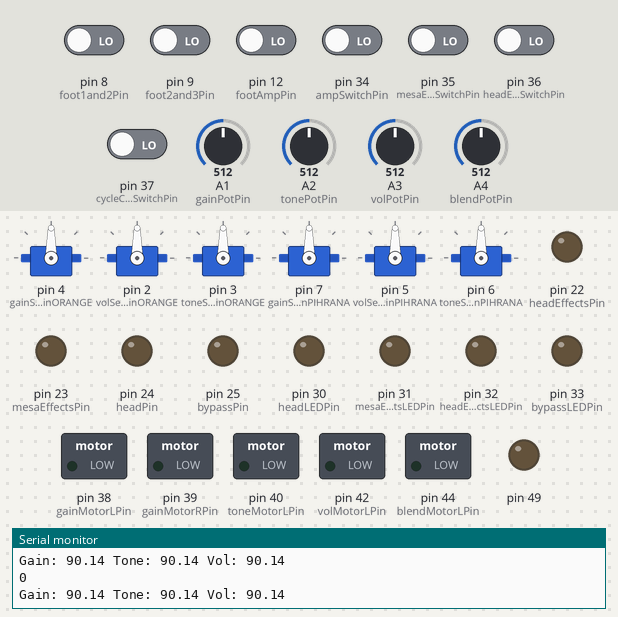
The sketch below on a simulated Arduino Mega 2560, built with avr-gcc and run on an emulated ATmega2560. Shown: 6 × servo, switched loads named in the sketch (green lamp = pin HIGH), output pins drawn as LEDs (lit = HIGH), the last lines printed to the serial monitor. Inputs (shaded band) come from the test bench; at power-on: pin 8 (foot1and2Pin), pin 9 (foot2and3Pin), pin 12 (footAmpPin), pin 34 (ampSwitchPin), pin 35 (mesaEffectsSwitchPin), pin 36 (headEffectsSwitchPin), pin 37 (cycleChannelSwitchPin) LOW, A1 (gainPotPin) = 512, A2 (tonePotPin) = 512, A3 (volPotPin) = 512, A4 (blendPotPin) = 512.

Above: at 1.2 s.
1.3 s: pin 9 (foot2and3Pin) driven HIGH
At 2.8 s:
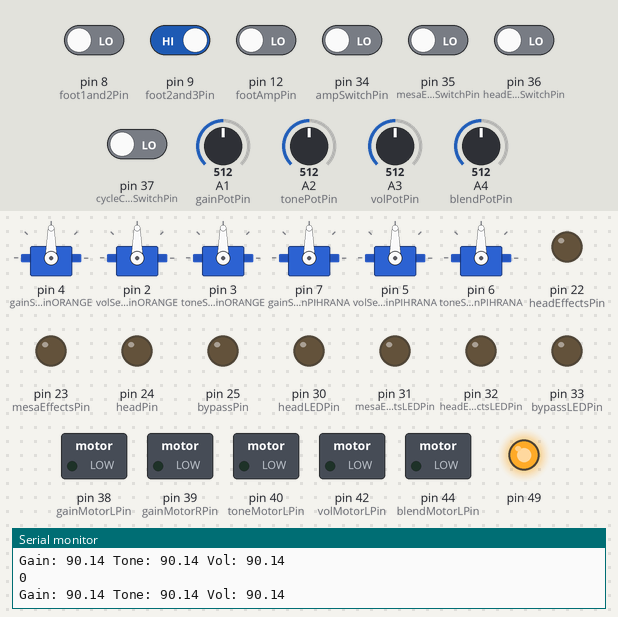
3.6 s: A1 (gainPotPin) set to 556
At 3.9 s:
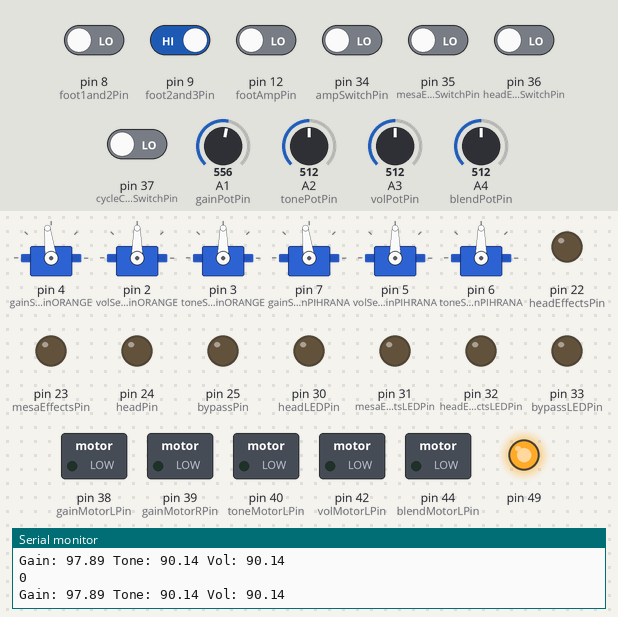
6.6 s: A1 (gainPotPin) set to 585
At 7.5 s:
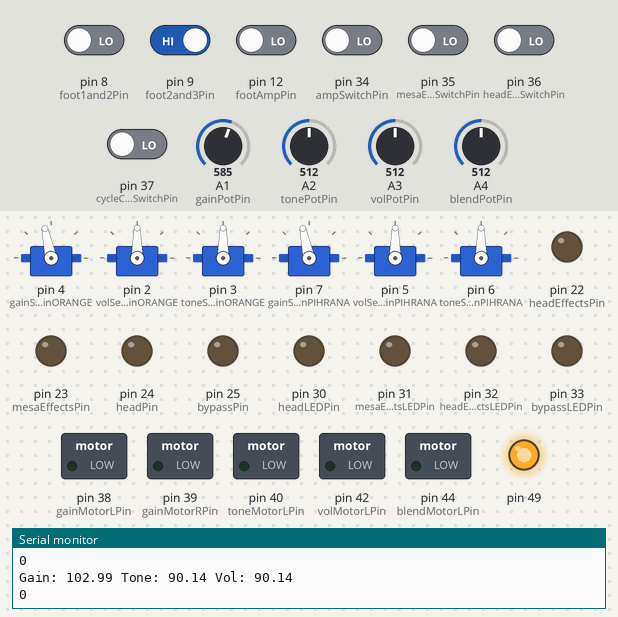
8.1 s: pin 8 (foot1and2Pin) driven HIGH
At 9.3 s:
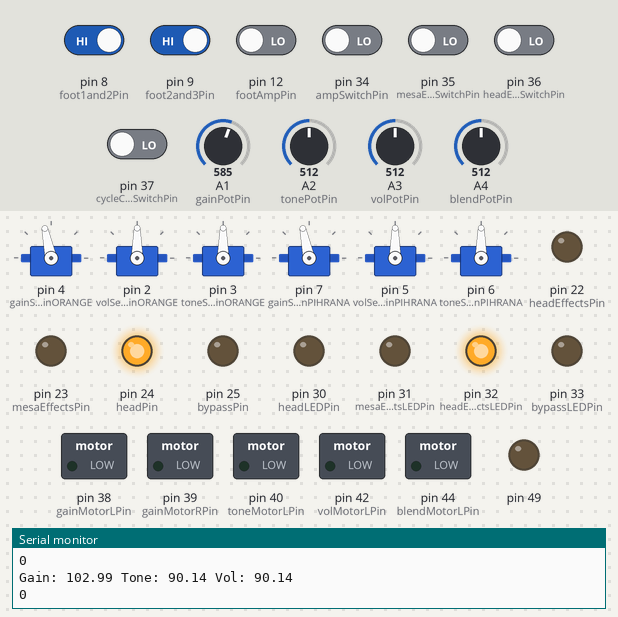
10.4 s: A2 (tonePotPin) set to 558
At 11.8 s:
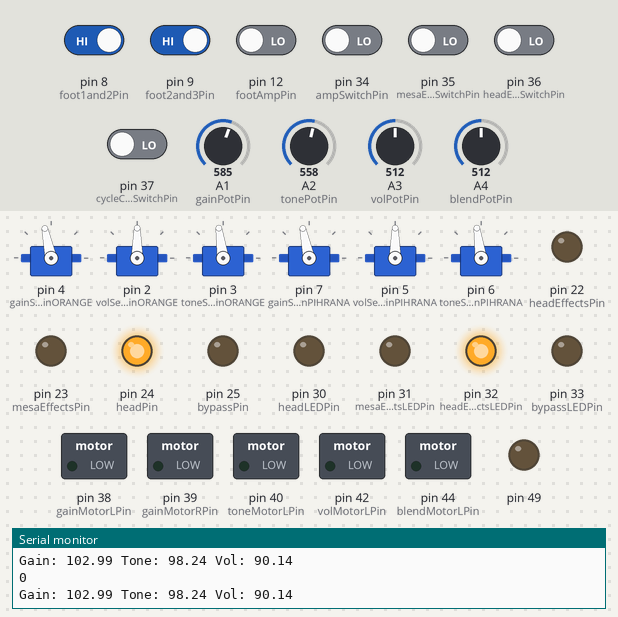
13.4 s: A2 (tonePotPin) set to 580
At 14.0 s:
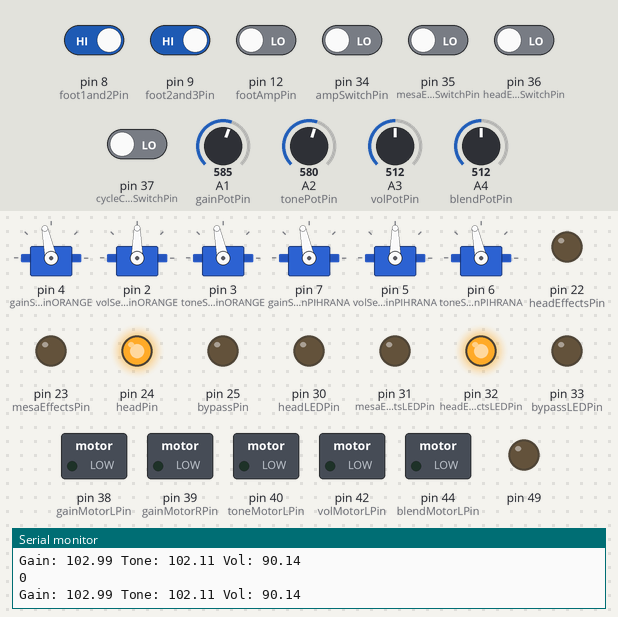
Timing chart, 0 to 15.9 s (numbered marks = the images above; inputs shaded):
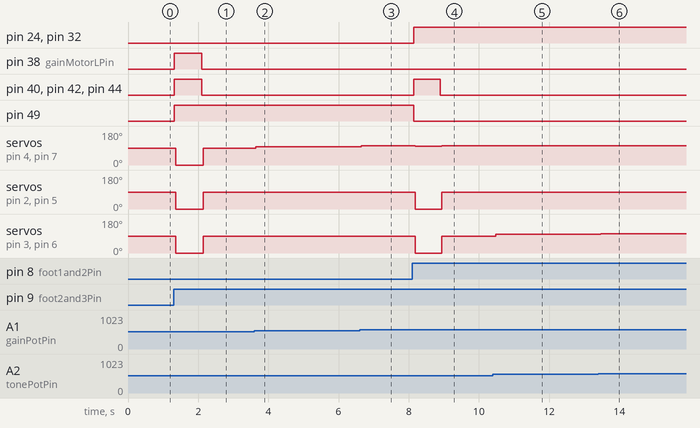

Measured:
- after the input at 1.3 s, pin 38 (gainMotorLPin), pin 40 (toneMotorLPin): LOW → HIGH at once, → LOW 0.78 s later
- after the input at 3.6 s, servo on pin 4 (gainServoPinORANGE), servo on pin 7 (gainServoPinPIHRANA): 90° → 97° at once
- after the input at 6.6 s, servo on pin 4 (gainServoPinORANGE), servo on pin 7 (gainServoPinPIHRANA): 97° → 102° at once
- after the input at 8.1 s, pin 24 (headPin), pin 32 (headEffectsLEDPin): LOW → HIGH at once
- after the input at 10.4 s, servo on pin 3 (toneServoPinORANGE), servo on pin 6 (toneServoPinPIHRANA): 90° → 98° after 0.08 s
- after the input at 13.4 s, servo on pin 3 (toneServoPinORANGE), servo on pin 6 (toneServoPinPIHRANA): 98° → 102° after 0.08 s

The sketch:

Main.ino
```cpp
    #include <Arduino.h>
    #include <AmpChannel.cpp>
    #include <Servo.h>
    #include <elapsedMillis.h>
    #include <EEPROM.h>

    elapsedMillis timer0;

    #define interval 750
    // the interval in mS

 AmpChannel curChannel;
 AmpChannel channel1;
 AmpChannel channel2;
 AmpChannel channel3;
// int numOfChannels = 3;
 AmpChannel channels[3];

 Servo gainServoORANGE;
 Servo volServoORANGE;
 Servo toneServoORANGE;

 Servo gainServoPIHRANA;
 Servo volServoPIHRANA;
 Servo toneServoPIHRANA;


 int slidePotOffset;
 bool moving;
 int ch12SwitchPin;
 int ch23SwitchPin;
 int bypassSwitchPin;

 int saveState;
 int ampSwitchState;
 int cycleChannelSwitchState;
 int mesaEffectsSwitchState;
 int headEffectsSwitchState;

struct savedSettings {
  int channelnum;
  int mesachannel;
  int gain;
  int vol;
  int blend;
  int tone;
  bool mesaEffects;
  bool headEffects;
  int head;
};

void writeToEEPROM(){
  int eeAddress = 0;
  savedSettings settings[3];
  for (int i = 0; i < 3; i++){
    settings[i].channelnum  = channels[i].getAmpChannelNumber();
    settings[i].mesachannel = channels[i].getAmpChannelNumber();
    settings[i].gain        = channels[i].getGain();
    settings[i].tone        = channels[i].getTone();
    settings[i].vol         = channels[i].getVolume();
    settings[i].blend       = channels[i].getBlend();
    settings[i].mesaEffects = channels[i].getMesaEffects();
    settings[i].headEffects = channels[i].getHeadEffects();
    settings[i].head        = channels[i].getHead();
  }
  Serial.println(channels[1].getGain());
  Serial.println(settings[1].gain);
  for (int i = 0; i < 3; i++){
      //Serial.println(channels[i].getGain());
      //Serial.println(settings[i].gain);
      EEPROM.put(eeAddress,settings[i]);
      eeAddress += sizeof(savedSettings);
    }
}

void readFromEEPROM(){
  int eeAddress = 0;
  savedSettings settings[3];
  for (int i = 0; i < 3; i++){
    EEPROM.get(eeAddress,settings[i]);
    eeAddress += sizeof(savedSettings);
  }
  for (int i = 0; i < 3; i++){
    //Serial.println(settings[i].gain);
    // channels[i].setAmpChannelNumber(settings[i].channelnum);
    // channels[i].setGain(settings[i].gain);
    // channels[i].setTone(settings[i].tone);
    // channels[i].setVolume(settings[i].vol);
    // channels[i].setBlend(settings[i].blend);
    // channels[i].setMesaEffects(settings[i].mesaEffects);
    // channels[i].setHeadEffects(settings[i].headEffects);
    // channels[i].setHead(settings[i].head);
  }
}

void applyFootSwitchLED(int channel){
  switch (channel) {
    case 1:
      digitalWrite(curChannel.footCh1LED,HIGH);
      break;
    case 2:
      digitalWrite(curChannel.footCh1LED,LOW);
      digitalWrite(curChannel.footCh2orCh3LED,LOW);
      break;
    case 3:
        digitalWrite(curChannel.footCh1LED,LOW);
        digitalWrite(curChannel.footCh2orCh3LED,HIGH);
        break;
      }
}

void applyPins(){
  //digitalWrite(curChannel.bypassPin,curChannel.getBypassInt());
  //Serial.println(curChannel.getHead());
  switch (curChannel.getHead()){
    case curChannel.ORANGE:
    digitalWrite(curChannel.headPin, LOW);
    //Serial.println("ORANGE");
    digitalWrite(curChannel.headLEDPin, HIGH);
    break;

    case curChannel.CRUNCH:
    digitalWrite(curChannel.headPin, HIGH);
    digitalWrite(curChannel.leadPin, LOW);
    //Serial.println("CRUNCH");
    digitalWrite(curChannel.headLEDPin, LOW);
    break;

    case curChannel.LEAD:
    digitalWrite(curChannel.headPin, HIGH);
    digitalWrite(curChannel.leadPin, HIGH);
    digitalWrite(curChannel.headLEDPin, LOW);
    break;
  }

  digitalWrite(curChannel.headEffectsPin,curChannel.getMesaEffects());
  digitalWrite(curChannel.mesaEffectsPin,curChannel.getMesaEffects());
  digitalWrite(curChannel.headEffectsLEDPin,curChannel.getHeadEffects());
  digitalWrite(curChannel.mesaEffectsLEDPin,curChannel.getMesaEffects());


  applyMesaChannelPins(curChannel.getAmpChannelNumber());
  applyFootSwitchLED(curChannel.getAmpChannelNumber());


 }

void applyServo(){

  gainServoORANGE.write(curChannel.getGain());
  volServoORANGE.write(curChannel.getVolume());
  toneServoORANGE.write(curChannel.getTone());

  gainServoPIHRANA.write(curChannel.getGain());
  volServoPIHRANA.write(curChannel.getVolume());
  toneServoPIHRANA.write(curChannel.getTone());

  //Serial.println(curChannel.getGain());

}

void applyMesaChannelPins(int channel){
  switch (channel){
    case 1:
    digitalWrite(curChannel.ch2Pin,LOW);
    digitalWrite(curChannel.ch3Pin,LOW);
    break;
    case 2:
    digitalWrite(curChannel.ch2Pin,HIGH);
    digitalWrite(curChannel.ch3Pin,LOW);
    break;
    case 3:
    digitalWrite(curChannel.ch2Pin,LOW);
    digitalWrite(curChannel.ch3Pin,HIGH);
    break;
  }
}

void applyMesaSolo(bool solo){
  if(solo){
    digitalWrite(curChannel.soloPin,HIGH);
  } else {
    digitalWrite(curChannel.soloPin,LOW);
  }
}

void moveSlidePots(){
  if (analogRead(curChannel.gainPotPin)/5.68 > curChannel.getGain() + slidePotOffset){
    Serial.println("L");
    digitalWrite(curChannel.gainMotorLPin,1);
    digitalWrite(curChannel.gainMotorRPin,0);
  } else if (analogRead(curChannel.gainPotPin)/5.68 < curChannel.getGain() - slidePotOffset){

    digitalWrite(curChannel.gainMotorLPin,0);
    digitalWrite(curChannel.gainMotorRPin,1);
    Serial.println("R");
  } else {
    digitalWrite(curChannel.gainMotorLPin,0);
    digitalWrite(curChannel.gainMotorRPin,0);
    Serial.println("N");
  }

  if (analogRead(curChannel.tonePotPin)/5.68 > curChannel.getTone() + slidePotOffset){
    //Serial.println("L");
    digitalWrite(curChannel.toneMotorLPin,1);
    digitalWrite(curChannel.toneMotorRPin,0);
  } else if (analogRead(curChannel.tonePotPin)/5.68 < curChannel.getTone() - slidePotOffset){
    digitalWrite(curChannel.toneMotorLPin,0);
    digitalWrite(curChannel.toneMotorRPin,1);
    //Serial.println("R");
  } else {
    digitalWrite(curChannel.toneMotorLPin,0);
    digitalWrite(curChannel.toneMotorRPin,0);
    //Serial.println("N");
  }

  if (analogRead(curChannel.volPotPin)/5.68 > curChannel.getVolume() + slidePotOffset){
    //Serial.println("L");
    digitalWrite(curChannel.volMotorLPin,1);
    digitalWrite(curChannel.volMotorRPin,0);
  } else if (analogRead(curChannel.volPotPin)/5.68 < curChannel.getVolume() - slidePotOffset){
    digitalWrite(curChannel.volMotorLPin,0);
    digitalWrite(curChannel.volMotorRPin,1);
    //Serial.println("R");
  } else {
    digitalWrite(curChannel.volMotorLPin,0);
    digitalWrite(curChannel.volMotorRPin,0);
    //Serial.println("N");
  }

  if (analogRead(curChannel.blendPotPin)/5.68 > curChannel.getBlend() + slidePotOffset){
    //Serial.println("L");
    digitalWrite(curChannel.blendMotorLPin,1);
    digitalWrite(curChannel.blendMotorRPin,0);
  } else if (analogRead(curChannel.blendPotPin)/5.68 < curChannel.getBlend() - slidePotOffset){
    digitalWrite(curChannel.blendMotorLPin,0);
    digitalWrite(curChannel.blendMotorRPin,1);
    //Serial.println("R");
  } else {
    digitalWrite(curChannel.blendMotorLPin,0);
    digitalWrite(curChannel.blendMotorRPin,0);
    //Serial.println("N");
   }


}
void freezeSlidePots(){
    digitalWrite(curChannel.gainMotorLPin,0);
    digitalWrite(curChannel.gainMotorRPin,0);
    digitalWrite(curChannel.toneMotorLPin,0);
    digitalWrite(curChannel.toneMotorRPin,0);
    digitalWrite(curChannel.volMotorLPin,0);
    digitalWrite(curChannel.volMotorRPin,0);
    digitalWrite(curChannel.blendMotorLPin,0);
    digitalWrite(curChannel.blendMotorRPin,0);
}

void setChannel(int channel){
  //Serial.println(channel);
  //switch (channel){
  //case 1:
  if (channel < 0 || channel > 3){
    channel = 1;
  }
  if (curChannel.getAmpChannelNumber() != channels[channel-1].getAmpChannelNumber()){
    curChannel.setGain(analogRead(curChannel.gainPotPin)/5.68 );
    curChannel.setVolume(analogRead(curChannel.volPotPin)/5.68 );
    curChannel.setTone(analogRead(curChannel.tonePotPin)/5.68 );
    channels[curChannel.getAmpChannelNumber()-1] = curChannel;
    timer0 = 0;
    moving = true;
  }
  curChannel = channels[channel-1];
  applyPins();

  // case 2:
  //   if (curChannel.getAmpChannelNumber() != channels[1].getAmpChannelNumber()){
  //     curChannel.setGain(analogRead(curChannel.gainPotPin)/5.68 );
  //     curChannel.setVolume(analogRead(curChannel.volPotPin)/5.68 );
  //     curChannel.setTone(analogRead(curChannel.tonePotPin)/5.68 );
  //     channels[curChannel.getAmpChannelNumber()-1] = curChannel;
  //     timer0 = 0;
  //     moving = true;
  //   }
  //   curChannel = channels[1];
  //   applyPins();
  //   break;
  // case 3:
  //   if (curChannel.getAmpChannelNumber() != channels[2].getAmpChannelNumber()){
  //     curChannel.setGain(analogRead(curChannel.gainPotPin)/5.68 );
  //     curChannel.setVolume(analogRead(curChannel.volPotPin)/5.68 );
  //     curChannel.setTone(analogRead(curChannel.tonePotPin)/5.68 );
  //     channels[curChannel.getAmpChannelNumber()-1] = curChannel;
  //     timer0 = 0;
  //     moving = true;
  //   }
  //   curChannel = channels[2];
  //   applyPins();
  //   break;
  //}
}

  void checkSwitches(){
    //FootSwitch
    if (digitalRead(curChannel.foot1and2Pin)==1 && digitalRead(curChannel.foot2and3Pin)==0){
      setChannel(1);
    } else if (digitalRead(curChannel.foot1and2Pin)==1 && digitalRead(curChannel.foot2and3Pin)==1){
      setChannel(2);
    } else if (digitalRead(curChannel.foot1and2Pin)==0 && digitalRead(curChannel.foot2and3Pin)==1){
      setChannel(3);
    }

    if (digitalRead(curChannel.mesaEffectsSwitchPin)==1 && digitalRead(curChannel.headEffectsSwitchPin)==1 && saveState != 1){
      writeToEEPROM();
    } else if(digitalRead(curChannel.mesaEffectsSwitchPin)==0 || digitalRead(curChannel.headEffectsSwitchPin)==0){
      saveState = 0;
    }

    if(digitalRead(curChannel.ampSwitchPin)==1 && ampSwitchState != 1){
        ampSwitchState = 1;
        curChannel.incHead();
        applyPins();
    } else if(digitalRead(curChannel.ampSwitchPin) == 0){
      ampSwitchState = 0;
    }

    if(digitalRead(curChannel.cycleChannelSwitchPin)==1 && cycleChannelSwitchState != 1){
        cycleChannelSwitchState = 1;
        setChannel(curChannel.getAmpChannelNumber()+1);
        applyPins();
    } else if(digitalRead(curChannel.cycleChannelSwitchPin) == 0){
      cycleChannelSwitchState = 0;
    }

    if(digitalRead(curChannel.headEffectsSwitchPin)==1 && headEffectsSwitchState != 1){
        headEffectsSwitchState = 1;
        curChannel.toggleHeadEffects();
        applyPins();
    } else if(digitalRead(curChannel.headEffectsSwitchPin) == 0){
      headEffectsSwitchState = 0;
    }

    if(digitalRead(curChannel.mesaEffectsSwitchPin)==1 && mesaEffectsSwitchState != 1){
        mesaEffectsSwitchState = 1;
        curChannel.toggleMesaEffects();
        applyPins();
    } else if(digitalRead(curChannel.mesaEffectsSwitchPin) == 0){
      mesaEffectsSwitchState = 0;
    }

    digitalWrite(curChannel.bypassPin,digitalRead(curChannel.footAmpPin));
    Serial.println(digitalRead(curChannel.footAmpPin));

  }

  void setup() {

     ampSwitchState = 0;
     cycleChannelSwitchState = 0;
     mesaEffectsSwitchState = 0;
     headEffectsSwitchState = 0;

     channel1.setAmpChannelNumber(1);
     channel2.setAmpChannelNumber(2);
     channel3.setAmpChannelNumber(3);

    channel1.setHead(curChannel.ORANGE);
    channel2.setHead(curChannel.CRUNCH);

    channel1.setMesaEffects(false);
    channel2.setMesaEffects(false);

    channel1.setHeadEffects(true);
    channel2.setHeadEffects(true);

    channel1.setGain(5);
    channel2.setGain(100);

     channels[0] = channel1;
     channels[1] = channel2;
     channels[2] = channel3;


    for (int i = 0; i < 55; i++) {
      pinMode(i,INPUT);
    }


     Serial.begin(9600);


    pinMode(8,INPUT_PULLUP);
    pinMode(9,INPUT_PULLUP);

    pinMode(curChannel.footAmpPin,INPUT);
    pinMode(curChannel.footSoloPin, INPUT);
    pinMode(curChannel.footFXPin, INPUT);
    pinMode(curChannel.foot2and3Pin, INPUT);
    pinMode(curChannel.foot1and2Pin, INPUT);

    pinMode(curChannel.footCh1LED, OUTPUT);
    pinMode(curChannel.footCh2orCh3LED, OUTPUT);

    pinMode(curChannel.headPin,OUTPUT);
    pinMode(curChannel.bypassPin,OUTPUT);
    pinMode(curChannel.headEffectsPin,OUTPUT);
    pinMode(curChannel.mesaEffectsPin,OUTPUT);

    pinMode(curChannel.gainPotPin,INPUT);

    pinMode(curChannel.gainMotorLPin,OUTPUT);
    pinMode(curChannel.gainMotorRPin,OUTPUT);

    pinMode(curChannel.toneMotorLPin,OUTPUT);
    pinMode(curChannel.toneMotorRPin,OUTPUT);

    pinMode(curChannel.volMotorLPin,OUTPUT);
    pinMode(curChannel.volMotorRPin,OUTPUT);

    pinMode(curChannel.blendMotorLPin,OUTPUT);
    pinMode(curChannel.blendMotorRPin,OUTPUT);

    pinMode(curChannel.ampSwitchPin,INPUT);
    pinMode(curChannel.headEffectsSwitchPin,INPUT);
    pinMode(curChannel.mesaEffectsSwitchPin,INPUT);
    pinMode(curChannel.cycleChannelSwitchPin, INPUT);

    pinMode(curChannel.headLEDPin,OUTPUT);
    pinMode(curChannel.headEffectsLEDPin,OUTPUT);
    pinMode(curChannel.mesaEffectsLEDPin,OUTPUT);
    pinMode(curChannel.bypassLEDPin, OUTPUT);


    gainServoORANGE.attach(curChannel.gainServoPinORANGE);
    volServoORANGE.attach(curChannel.volServoPinORANGE);
    toneServoORANGE.attach(curChannel.toneServoPinORANGE);

    gainServoPIHRANA.attach(curChannel.gainServoPinPIHRANA);
    volServoPIHRANA.attach(curChannel.volServoPinPIHRANA);
    toneServoPIHRANA.attach(curChannel.toneServoPinPIHRANA);

    timer0 = 0;

    slidePotOffset = 50;


    readFromEEPROM();
  }

   void loop() {

     // if(digitalRead(9) == 1){
     //   setChannel(1);
     // } else {
     //   setChannel(2);
     // }


  // channels[0].setGain(20);
  // channels[0].setVolume(20);
  // channels[0].setTone(20);
  // channels[0].setBlend(20);
  //
  // channels[1].setGain(120);
  // channels[1].setVolume(120);
  // channels[1].setTone(120);
  // channels[1].setBlend(120);
  //
  // channels[2].setGain(20);
  // channels[2].setVolume(20);
  // channels[2].setTone(20);
  // channels[2].setBlend(20);

    if (moving){
      moveSlidePots();
    } else {
      freezeSlidePots();
      curChannel.setGain(analogRead(curChannel.gainPotPin)/5.68 );
      curChannel.setVolume(analogRead(curChannel.volPotPin)/5.68 );
      curChannel.setTone(analogRead(curChannel.tonePotPin)/5.68 );
      curChannel.setBlend(analogRead(curChannel.tonePotPin)/5.68 );
    }


    Serial.print("Gain: ");
    Serial.print(analogRead(curChannel.gainPotPin)/5.68);
    Serial.print(" Tone: ");
    Serial.print(analogRead(curChannel.tonePotPin)/5.68);
    Serial.print(" Vol: ");
    Serial.println(analogRead(curChannel.volPotPin)/5.68);
    // Serial.print(" Blend: ");


    //Serial.print("Gain: ");
  //  Serial.print(curChannel.getHeadEffects());


    // Serial.println(analogRead(curChannel.blendPotPin)/5.68);
    //Serial.print(curChannel.getAmpChannelNumber());
    //Serial.print(digitalRead(curChannel.cycleChannelSwitchPin));
    if(timer0 > interval){
      timer0 = 0;
      moving = false;
    }


     // Serial.print(digitalRead(curChannel.footAmpPin));
     // Serial.print(digitalRead(curChannel.footSoloPin));
     // Serial.print(digitalRead(curChannel.footFXPin));
     // Serial.print(digitalRead(curChannel.foot2and3Pin));
     // Serial.println(digitalRead(curChannel.foot1and2Pin));
     // Serial.print(digitalRead(curChannel.mesaEffectsSwitchPin));
     // Serial.println(digitalRead(curChannel.cycleChannelSwitchPin));
     // Serial.println(analogRead(curChannel.gainPotPin)/5.68);
    applyServo();
    checkSwitches();
   }
```

LEDManager.cpp
```cpp
//   #include <Arduino.h>
// class LEDManager
// {
// private:
//   int channel;
//   int head;
//   bool mesaEffects;
//   bool headEffects;
//   int bypassPin = 33;
//   int headPin = 30;
//   int mesaEffectsPin = 31;
//   int headEffectsPin = 32;
//   //int leadPin = 1;
// public:
//   // void setChannel(int channel);
//   // void setHead(int head);
//   // void setMesaEffects(bool on);
//   // bool getMesaEffects();
//   // void setHeadEffects(bool on);
//   // bool getHeadEffects();
//   // bool getHead();
//
// };
//
// // void LEDManager::setMesaEffects(bool on)
// // {
// //  this->mesaEffects = on;
// // }
// //
// // bool LEDManager::getMesaEffects()
// // {
// //  return (bool)mesaEffects;
// // }
// //
// // void LEDManager::setHeadEffects(bool on)
// // {
// //  this->headEffects = on;
// // }
// //
// // bool LEDManager::getHeadEffects()
// // {
// //  return (bool)headEffects;
// // }
// //
// // void LEDManager::setHead(int head)
// // {
// //  this->head = head;
// // }
// //
// // bool LEDManager::getHead()
// // {
// //  return (bool)head;
// // }
```

Source omitted: AmpChannel.cpp (3921 bytes)
